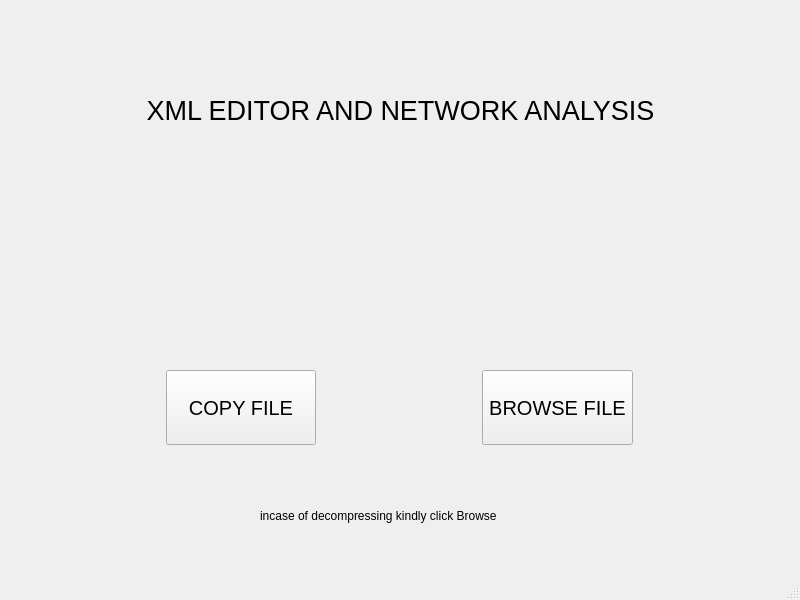
<?xml version="1.0" encoding="UTF-8"?>
<ui version="4.0">
 <class>MainWindow</class>
 <widget class="QMainWindow" name="MainWindow">
  <property name="geometry">
   <rect>
    <x>0</x>
    <y>0</y>
    <width>800</width>
    <height>600</height>
   </rect>
  </property>
  <property name="windowTitle">
   <string>MainWindow</string>
  </property>
  <widget class="QWidget" name="centralwidget">
   <widget class="QStackedWidget" name="stackedWidget">
    <property name="geometry">
     <rect>
      <x>0</x>
      <y>0</y>
      <width>800</width>
      <height>600</height>
     </rect>
    </property>
    <property name="currentIndex">
     <number>0</number>
    </property>
    <widget class="QWidget" name="MAIN_PAGE">
     <widget class="QLabel" name="label">
      <property name="geometry">
       <rect>
        <x>50</x>
        <y>40</y>
        <width>701</width>
        <height>141</height>
       </rect>
      </property>
      <property name="sizePolicy">
       <sizepolicy hsizetype="Preferred" vsizetype="Preferred">
        <horstretch>0</horstretch>
        <verstretch>0</verstretch>
       </sizepolicy>
      </property>
      <property name="font">
       <font>
        <pointsize>20</pointsize>
        <hintingpreference>PreferDefaultHinting</hintingpreference>
       </font>
      </property>
      <property name="text">
       <string>XML EDITOR AND NETWORK ANALYSIS</string>
      </property>
      <property name="textFormat">
       <enum>Qt::TextFormat::AutoText</enum>
      </property>
      <property name="scaledContents">
       <bool>true</bool>
      </property>
      <property name="alignment">
       <set>Qt::AlignmentFlag::AlignCenter</set>
      </property>
     </widget>
     <widget class="QPushButton" name="BROWSE_BUTTON">
      <property name="geometry">
       <rect>
        <x>482</x>
        <y>370</y>
        <width>151</width>
        <height>75</height>
       </rect>
      </property>
      <property name="font">
       <font>
        <pointsize>15</pointsize>
       </font>
      </property>
      <property name="text">
       <string>BROWSE FILE</string>
      </property>
     </widget>
     <widget class="QPushButton" name="COPY_BUTTON">
      <property name="geometry">
       <rect>
        <x>166</x>
        <y>370</y>
        <width>150</width>
        <height>75</height>
       </rect>
      </property>
      <property name="font">
       <font>
        <pointsize>15</pointsize>
       </font>
      </property>
      <property name="text">
       <string>COPY FILE</string>
      </property>
     </widget>
     <widget class="QLabel" name="label_2">
      <property name="geometry">
       <rect>
        <x>260</x>
        <y>500</y>
        <width>291</width>
        <height>31</height>
       </rect>
      </property>
      <property name="font">
       <font>
        <pointsize>9</pointsize>
       </font>
      </property>
      <property name="text">
       <string>incase of decompressing kindly click Browse</string>
      </property>
     </widget>
    </widget>
    <widget class="QWidget" name="COPY_PAGE">
     <widget class="QLabel" name="COPY_LABEL">
      <property name="geometry">
       <rect>
        <x>100</x>
        <y>50</y>
        <width>600</width>
        <height>100</height>
       </rect>
      </property>
      <property name="font">
       <font>
        <pointsize>30</pointsize>
       </font>
      </property>
      <property name="text">
       <string>PLEASE PASTE TEXT FILE</string>
      </property>
      <property name="alignment">
       <set>Qt::AlignmentFlag::AlignCenter</set>
      </property>
     </widget>
     <widget class="QTextEdit" name="XML_TEXT">
      <property name="geometry">
       <rect>
        <x>100</x>
        <y>250</y>
        <width>450</width>
        <height>200</height>
       </rect>
      </property>
     </widget>
     <widget class="QPushButton" name="OK_COPY_BUTTON">
      <property name="geometry">
       <rect>
        <x>650</x>
        <y>290</y>
        <width>100</width>
        <height>30</height>
       </rect>
      </property>
      <property name="font">
       <font>
        <pointsize>15</pointsize>
       </font>
      </property>
      <property name="text">
       <string>OK</string>
      </property>
     </widget>
     <widget class="QPushButton" name="CLOSE_COPY_LABEL">
      <property name="geometry">
       <rect>
        <x>650</x>
        <y>380</y>
        <width>100</width>
        <height>30</height>
       </rect>
      </property>
      <property name="font">
       <font>
        <pointsize>15</pointsize>
       </font>
      </property>
      <property name="text">
       <string>BACK</string>
      </property>
     </widget>
    </widget>
    <widget class="QWidget" name="XML_PAGE">
     <widget class="QLabel" name="features">
      <property name="geometry">
       <rect>
        <x>280</x>
        <y>80</y>
        <width>250</width>
        <height>131</height>
       </rect>
      </property>
      <property name="font">
       <font>
        <pointsize>30</pointsize>
       </font>
      </property>
      <property name="text">
       <string>Features </string>
      </property>
      <property name="alignment">
       <set>Qt::AlignmentFlag::AlignCenter</set>
      </property>
     </widget>
     <widget class="QLabel" name="please_choose">
      <property name="geometry">
       <rect>
        <x>290</x>
        <y>200</y>
        <width>241</width>
        <height>20</height>
       </rect>
      </property>
      <property name="text">
       <string>please choose your desired feature</string>
      </property>
     </widget>
     <widget class="QComboBox" name="dropdown">
      <property name="geometry">
       <rect>
        <x>290</x>
        <y>270</y>
        <width>231</width>
        <height>28</height>
       </rect>
      </property>
      <item>
       <property name="text">
        <string>Choose the feature</string>
       </property>
      </item>
      <item>
       <property name="text">
        <string>Check Consistency</string>
       </property>
      </item>
      <item>
       <property name="text">
        <string>Prettifying</string>
       </property>
      </item>
      <item>
       <property name="text">
        <string>to JSON</string>
       </property>
      </item>
      <item>
       <property name="text">
        <string>Minifying</string>
       </property>
      </item>
      <item>
       <property name="text">
        <string>Compress</string>
       </property>
      </item>
      <item>
       <property name="text">
        <string>Decompress</string>
       </property>
      </item>
      <item>
       <property name="text">
        <string>Network Analysis</string>
       </property>
      </item>
      <item>
       <property name="text">
        <string>Graph Visualization</string>
       </property>
      </item>
      <item>
       <property name="text">
        <string>Search</string>
       </property>
      </item>
     </widget>
     <widget class="QPushButton" name="back_button">
      <property name="geometry">
       <rect>
        <x>360</x>
        <y>510</y>
        <width>83</width>
        <height>29</height>
       </rect>
      </property>
      <property name="text">
       <string>Back</string>
      </property>
     </widget>
    </widget>
    <widget class="QWidget" name="NETWORK_PAGE">
     <widget class="QLabel" name="Network_Page">
      <property name="geometry">
       <rect>
        <x>260</x>
        <y>50</y>
        <width>321</width>
        <height>131</height>
       </rect>
      </property>
      <property name="font">
       <font>
        <pointsize>30</pointsize>
       </font>
      </property>
      <property name="text">
       <string>Network_page</string>
      </property>
     </widget>
     <widget class="QPushButton" name="most_follower">
      <property name="geometry">
       <rect>
        <x>60</x>
        <y>340</y>
        <width>211</width>
        <height>31</height>
       </rect>
      </property>
      <property name="font">
       <font>
        <pointsize>15</pointsize>
       </font>
      </property>
      <property name="text">
       <string>Most Follower</string>
      </property>
     </widget>
     <widget class="QPushButton" name="most_active">
      <property name="geometry">
       <rect>
        <x>300</x>
        <y>340</y>
        <width>211</width>
        <height>31</height>
       </rect>
      </property>
      <property name="font">
       <font>
        <pointsize>15</pointsize>
       </font>
      </property>
      <property name="text">
       <string>Most Active</string>
      </property>
     </widget>
     <widget class="QPushButton" name="mutual_followers">
      <property name="geometry">
       <rect>
        <x>540</x>
        <y>340</y>
        <width>211</width>
        <height>31</height>
       </rect>
      </property>
      <property name="font">
       <font>
        <pointsize>15</pointsize>
       </font>
      </property>
      <property name="text">
       <string>Mutual Followers</string>
      </property>
     </widget>
     <widget class="QPushButton" name="suggestions">
      <property name="geometry">
       <rect>
        <x>300</x>
        <y>430</y>
        <width>211</width>
        <height>41</height>
       </rect>
      </property>
      <property name="font">
       <font>
        <pointsize>15</pointsize>
       </font>
      </property>
      <property name="text">
       <string>Suggest followers</string>
      </property>
     </widget>
     <widget class="QPushButton" name="back_button_2">
      <property name="geometry">
       <rect>
        <x>360</x>
        <y>530</y>
        <width>83</width>
        <height>29</height>
       </rect>
      </property>
      <property name="text">
       <string>Back</string>
      </property>
     </widget>
    </widget>
    <widget class="QWidget" name="Search">
     <widget class="QLabel" name="Search_2">
      <property name="geometry">
       <rect>
        <x>350</x>
        <y>110</y>
        <width>151</width>
        <height>71</height>
       </rect>
      </property>
      <property name="font">
       <font>
        <pointsize>30</pointsize>
       </font>
      </property>
      <property name="text">
       <string>Search</string>
      </property>
     </widget>
     <widget class="QTextEdit" name="textEdit_2">
      <property name="geometry">
       <rect>
        <x>300</x>
        <y>380</y>
        <width>231</width>
        <height>85</height>
       </rect>
      </property>
     </widget>
     <widget class="QPushButton" name="SearchByTopic">
      <property name="geometry">
       <rect>
        <x>230</x>
        <y>280</y>
        <width>111</width>
        <height>29</height>
       </rect>
      </property>
      <property name="text">
       <string>Search by topic</string>
      </property>
     </widget>
     <widget class="QPushButton" name="SearchByWord">
      <property name="geometry">
       <rect>
        <x>490</x>
        <y>280</y>
        <width>131</width>
        <height>29</height>
       </rect>
      </property>
      <property name="text">
       <string>Search by word</string>
      </property>
     </widget>
     <widget class="QPushButton" name="SearchBack">
      <property name="geometry">
       <rect>
        <x>370</x>
        <y>520</y>
        <width>83</width>
        <height>29</height>
       </rect>
      </property>
      <property name="text">
       <string>Back</string>
      </property>
     </widget>
    </widget>
   </widget>
  </widget>
  <widget class="QStatusBar" name="statusbar"/>
 </widget>
 <resources/>
 <connections/>
</ui>
